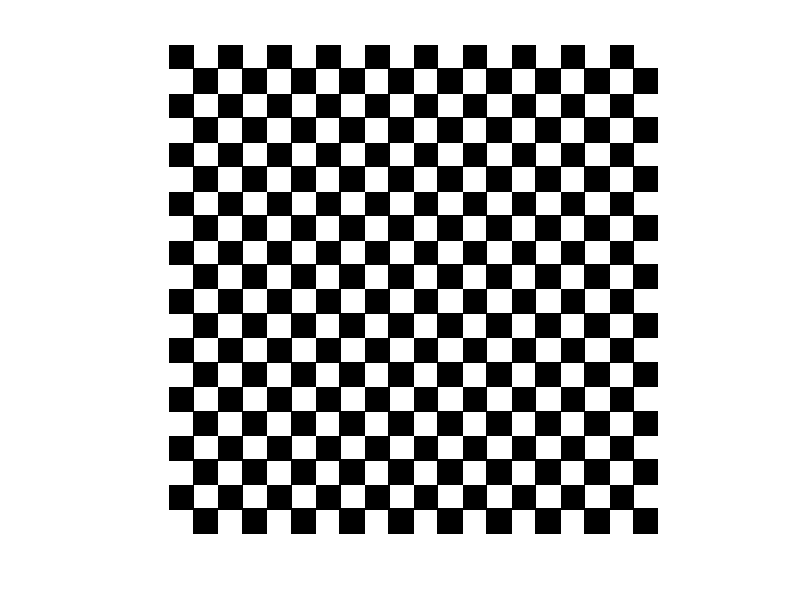

Source code (MATLAB):
clc 
clear 
close all   
w=ones(400);   
for i=0:40:400-40     
    for j=0:40:400-40         
        w(i+1:i+20,j+1:j+20)=0;         
        w(i+20:i+40,j+20:j+40)=0;     
    end
end
imshow(w)
imwrite(w,'prog8.jpg') 